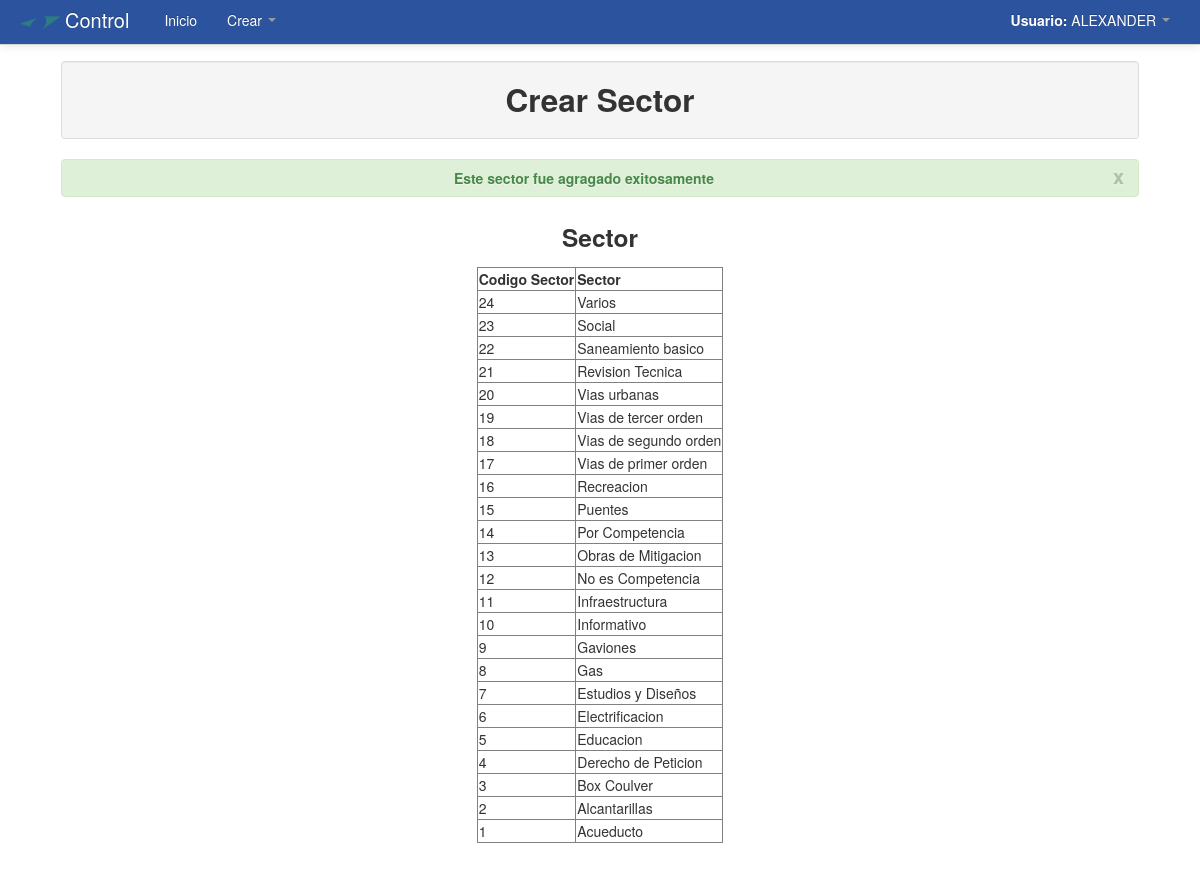
The page /Modulos/Crear/sector2.php (signed in) on the database its author committed.
### tables this page shows
CREATE TABLE `sectores` (
  `cod_sector` int(11) NOT NULL AUTO_INCREMENT,
  `sector` varchar(250) NOT NULL,
  PRIMARY KEY (`cod_sector`)
);

### Modulos/Crear/sector2.php (the view, shortened to what this page needs)
<?php
	include_once "../funciones.php";
?>
<!DOCTYPE html>
<html lang="es">
  <head>
    <link href="../../css/bootstrap.css" rel="stylesheet">
    <link href="../../css/bootstrap-responsive.css" rel="stylesheet">
  </head>
  <body>
    <?php include_once "../../menu/m_crear.php"; ?>
	<div align="center">
    	<table width="90%">
          <tr>
            <td>
            	<table class="table table-bordered">
                  <tr class="well">
                    <td>
                    	<h2 align="center">Crear Sector</h2>
                    </td>
                  </tr>
                </table>
                <div align="center">
			<?php
			$cod_sector=$_POST['cod_sector'];
		$consultaInsertarCod_sector=mysql_query("SELECT * FROM sectores WHERE cod_sector='$cod_sector' ");
		if($row=mysql_fetch_array($consultaInsertarCod_sector)){
			echo mensajes('Este sector ya existe','rojo');
		}else{
			echo mensajes('Este sector fue agragado exitosamente','verde');
		}
		?>
			<h3 align='center'>Sector</h3>
		<table border="1">
		  <tr>
		    <td>
			<strong>Codigo Sector</strong>
		    </td>
		    <td>
			<strong>Sector</strong>
		    </td>
		  </tr>
			<?php
				$consultasector=mysql_query("SELECT * FROM sectores ORDER BY cod_sector DESC");
				while($filasector=mysql_fetch_array($consultasector)){
					echo '<tr>';
					echo '<td>'.$filasector['cod_sector'].'</td>';
					echo '<td>'.$filasector['sector'].'</td>';
 					echo '<tr>';
				}
			?>
		</table>
    </div>
  </body>
</html>

### Modulos/Crear/sector2.php (style rules this page uses)
body { padding-top: 60px; padding-bottom: 40px; }

### rows shown on the page
sectores: cod_sector "24", sector "Varios"
sectores: cod_sector "23", sector "Social"
sectores: cod_sector "22", sector "Saneamiento basico"
sectores: cod_sector "21", sector "Revision Tecnica"
sectores: cod_sector "20", sector "Vias urbanas"
sectores: cod_sector "19", sector "Vias de tercer orden"
sectores: cod_sector "18", sector "Vias de segundo orden"
sectores: cod_sector "17", sector "Vias de primer orden"
sectores: cod_sector "16", sector "Recreacion"
sectores: cod_sector "15", sector "Puentes"
sectores: cod_sector "14", sector "Por Competencia"
sectores: cod_sector "13", sector "Obras de Mitigacion"
sectores: cod_sector "12", sector "No es Competencia"
sectores: cod_sector "11", sector "Infraestructura"
sectores: cod_sector "10", sector "Informativo"
sectores: cod_sector "9", sector "Gaviones"
sectores: cod_sector "8", sector "Gas"
sectores: cod_sector "7", sector "Estudios y Diseños"
sectores: cod_sector "6", sector "Electrificacion"
sectores: cod_sector "5", sector "Educacion"
sectores: cod_sector "4", sector "Derecho de Peticion"
sectores: cod_sector "3", sector "Box Coulver"
sectores: cod_sector "2", sector "Alcantarillas"
sectores: cod_sector "1", sector "Acueducto"

### other values the page prints
$_SESSION['user_name'] "ALEXANDER"
$mensaje "Este sector fue agragado exitosamente"
